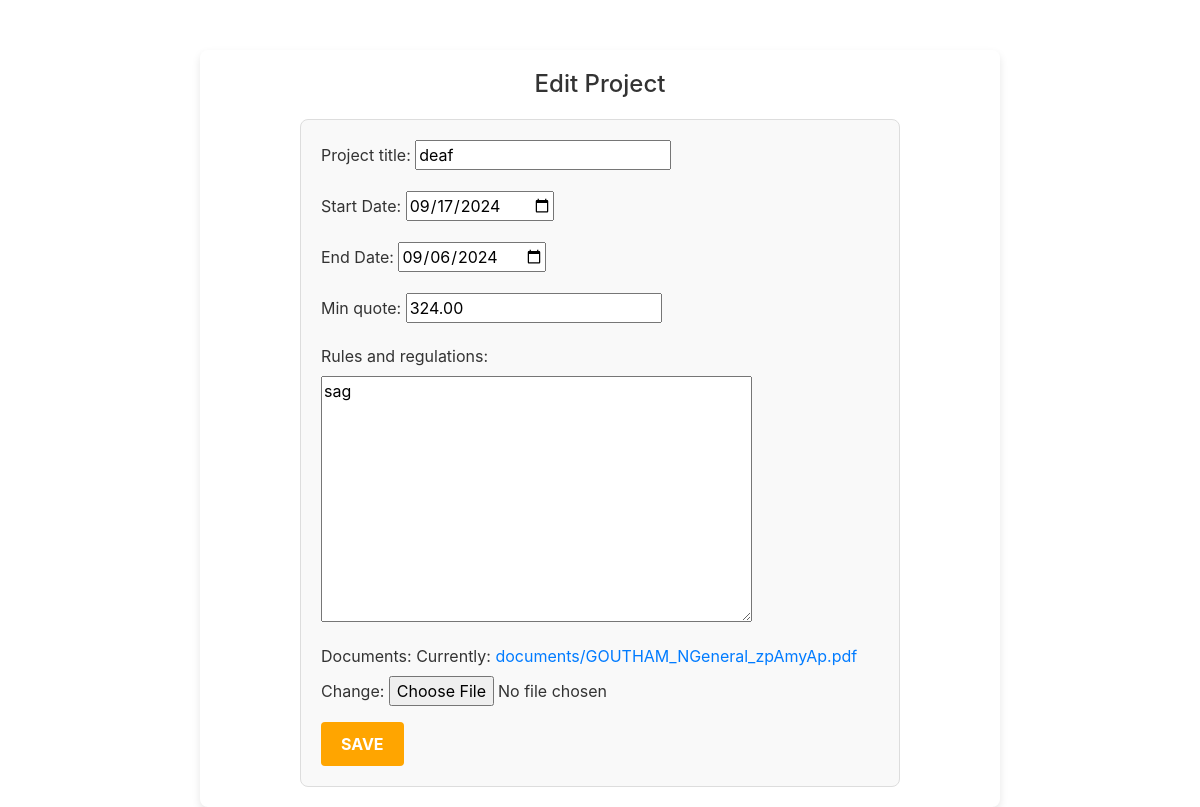
The app's page /project/edit/ (signed in) with its own data.
### vendors/models.py (models this page shows, shortened)
class Project(models.Model):
    project_title = models.CharField(max_length=255)
    start_date = models.DateField()
    end_date = models.DateField()
    min_quote = models.DecimalField(max_digits=10, decimal_places=2)
    rules_and_regulations = models.TextField()
    documents = models.FileField(upload_to='documents/')
    class Meta:
        verbose_name = "Project"
        verbose_name_plural = "Projects"

### vendors/decorators.py (the view)
    def _wrapped_view(request, *args, **kwargs):
        if request.user.is_authenticated:
            if request.user.username == 'gouthamn2024' and request.user.check_password('murdeshwartender'):
                return view_func(request, *args, **kwargs)
        return redirect('login')  # Replace 'login' with your actual login URL name

### vendors/forms.py
class ProjectForm(forms.ModelForm):
    start_date = forms.DateField(
        widget=forms.DateInput(attrs={'type': 'date'}),
        label='Start Date'
    )
    end_date = forms.DateField(
        widget=forms.DateInput(attrs={'type': 'date'}),
        label='End Date'
    )
    class Meta:
        model = Project
        fields = ['project_title', 'start_date', 'end_date','min_quote', 'rules_and_regulations', 'documents']

### vendors/views.py (called while the page is built)
@user_required
def project_update(request):
    project = Project.objects.first()
    if request.method == 'POST':
        form = ProjectForm(request.POST, request.FILES, instance=project)
        if form.is_valid():
            form.save()
            return redirect('project_list')
    else:
        form = ProjectForm(instance=project)
    return render(request, 'project_form.html', {'form': form})

### vendors/templates/project_form.html (shortened to what this page needs)
{% extends 'base_without_header.html' %}
{% block content %}
    <h1 style="text-align: center; color: #333; font-size: 24px; margin-bottom: 20px;">
        {% if form.instance.pk %}Edit Project{% else %}Create Project{% endif %}
    </h1>
    <form method="post" enctype="multipart/form-data" style="max-width: 600px; margin: 0 auto; padding: 20px; border: 1px solid #ddd; border-radius: 8px; background-color: #f9f9f9;">
        {{ form.as_p }}
        <button type="submit" style="display: inline-block; padding: 10px 20px; border: none; border-radius: 4px; background-color: orange; color: white; font-size: 16px; cursor: pointer; text-align: center; transition: background-color 0.3s ease; font-weight: bold; text-transform: uppercase;"
                onmouseover="this.style.backgroundColor='darkorange';" onmouseout="this.style.backgroundColor='orange';">
            Save
        </button>
    </form>
{% endblock %}

### records on screen
Project: project_title "deaf", start_date "09/17/2024", end_date "09/06/2024", min_quote "324.00", rules_and_regulations "sag"
